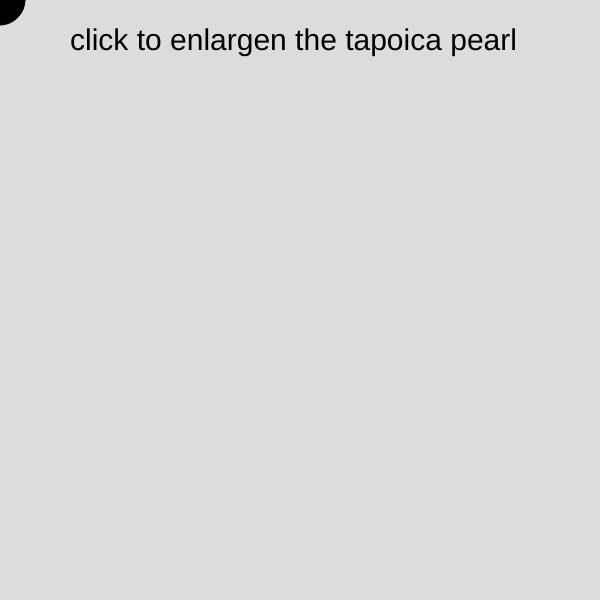
Frame 1 (no input)
Frame 60 (no input): identical to frame 1, image omitted
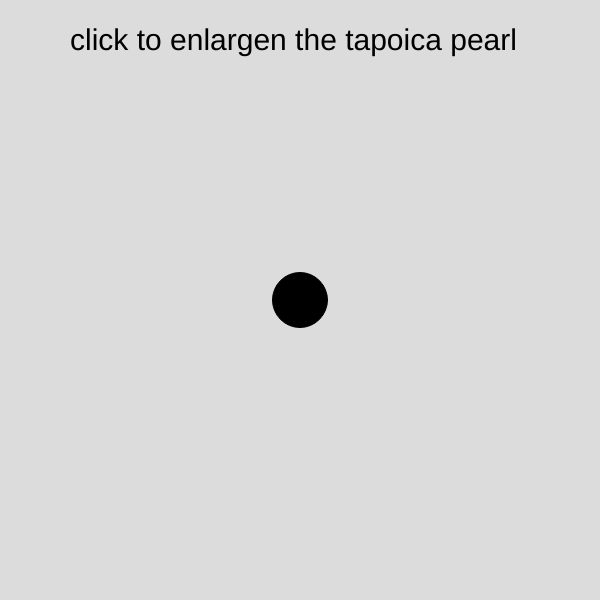
Frame 120 (the mouse pressed at the canvas centre since frame 60)

The p5.js sketch that drew these frames (run headless with seeded random() and noise() and a simulated clock; from frame 60 on, the mouse is pressed at the canvas centre):

// p5.js sketch
// ── sketch.js
function setup() {
  createCanvas(600, 600);
}

// Inspried by Boba Run
// enLargen Boba with a click by Ariana Walcott


let size = 50; // our variable for size, initialized at 50


function draw() {
  background(220);
  playerCircle(50, 20, 50);
  textSize(30);
  text("click to enlargen the tapoica pearl", 70, 50)
}


function playerCircle(x, y) {
  fill("black") // fills the circle to black automatically
  circle(mouseX, mouseY, size); // uses mouseX and mouseY to track mouse movement
}


function mousePressed() { //
  size += 5 // each click increments by 5
  
  if (size > 255) { // if boba gets too big, it resets size to 1
    size = 1;
  }
}
